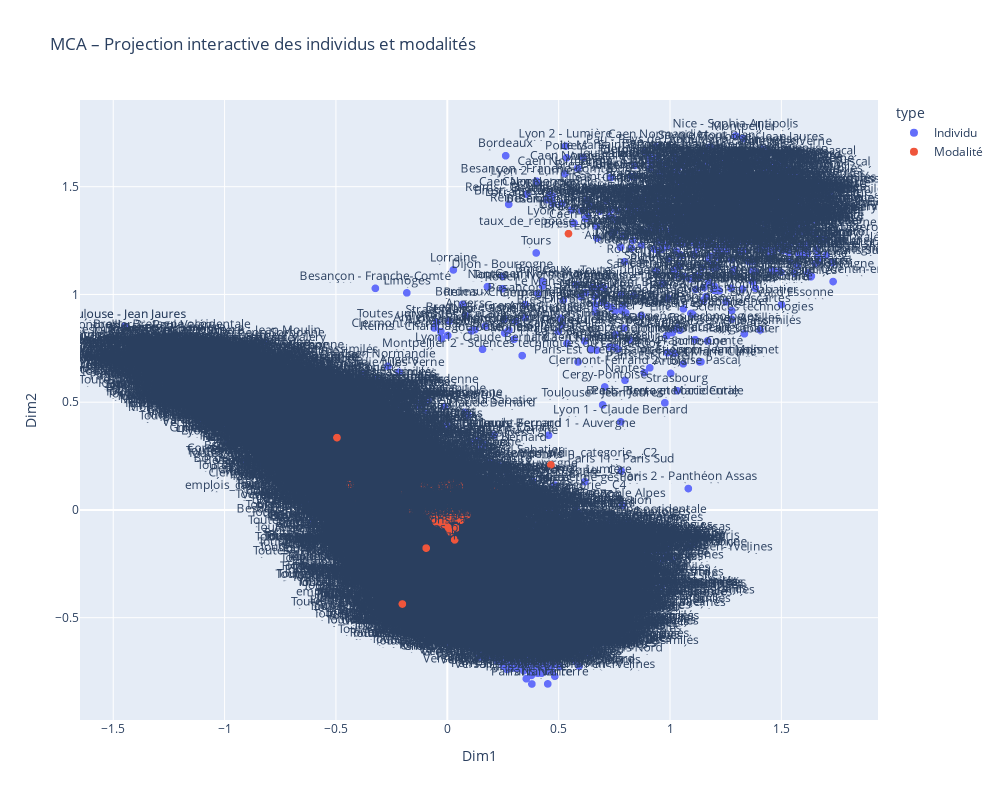

The cell this chart's notebook holds for it:
### Code cell
import plotly.express as px
import pandas as pd

# Coordonnées des individus
row_coords = mca.row_coordinates(df_selection).copy()
row_coords["type"] = "Individu"
row_coords["label"] = row_coords.index

# Coordonnées des modalités
col_coords = mca.column_coordinates(df_selection).copy()
col_coords["type"] = "Modalité"
col_coords["label"] = col_coords.index

# Fusion des deux pour un seul graphique
df_plot = pd.concat([row_coords, col_coords])

# Renommage des colonnes pour plotly
df_plot = df_plot.rename(columns={0: "Dim1", 1: "Dim2"})

# Visualisation interactive
fig = px.scatter(
    df_plot,
    x="Dim1",
    y="Dim2",
    color="type",
    text="label",
    title="MCA – Projection interactive des individus et modalités",
    width=1000,
    height=800
)

fig.update_traces(marker=dict(size=8), textposition='top center')
fig.update_layout(showlegend=True, hovermode='closest')
fig.show()

### Figure 1 — Plotly figure (JSON) as saved in the notebook; plotly's stock layout.template omitted (floating-point values rounded to 4 significant figures; data arrays with more than 128 entries replaced by an {"elided": "..."} marker saying what was removed)
{"data": [{"hovertemplate": "type=Individu<br>Dim1=%{x}<br>Dim2=%{y}<br>label=%{text}<extra></extra>", "legendgroup": "Individu", "marker": {"color": "#636efa", "size": 8, "symbol": "circle"}, "mode": "markers+text", "name": "Individu", "showlegend": true, "text": {"elided": "8374 str values"}, "textposition": "top center", "type": "scattergl", "x": {"elided": "8374 float values"}, "xaxis": "x", "y": {"elided": "8374 float values"}, "yaxis": "y"}, {"hovertemplate": "type=Modalité<br>Dim1=%{x}<br>Dim2=%{y}<br>label=%{text}<extra></extra>", "legendgroup": "Modalité", "marker": {"color": "#EF553B", "size": 8, "symbol": "circle"}, "mode": "markers+text", "name": "Modalité", "showlegend": true, "text": ["diplome__MASTER ENS", "diplome__MASTER LMD", "discipline__Autres formations juridiques, économiques et de gestion", "discipline__Autres sciences humaines et sociales", "discipline__Autres sciences, technologies et santé", "discipline__Droit", "discipline__Ensemble formations juridiques, économiques et de gestion", "discipline__Ensemble sciences humaines et sociales", "discipline__Ensemble sciences, technologies et santé", "discipline__Gestion", "discipline__Histoire-géographie", "discipline__Information communication", "discipline__Informatique", "discipline__Lettres, langues, arts", "discipline__Masters enseignement", "discipline__Masters enseignement : premier degré", "discipline__Masters enseignement : second degré, CPE...", "discipline__Psychologie", "discipline__Sciences de l'ingénieur", "discipline__Sciences de la vie et de la terre", "discipline__Sciences fondamentales", "discipline__Économie", "taux_de_chomage_regional_categorie__C1", "taux_de_chomage_regional_categorie__C10", "taux_de_chomage_regional_categorie__C2", "taux_de_chomage_regional_categorie__C3", "taux_de_chomage_regional_categorie__C4", "taux_de_chomage_regional_categorie__C5", "taux_de_chomage_regional_categorie__C6", "taux_de_chomage_regional_categorie__C7", "taux_de_chomage_regional_categorie__C8", "taux_de_chomage_regional_categorie__C9", "situation__18 mois après le diplôme", "situation__30 mois après le diplôme", "taux_de_reponse_categorie__C1", "taux_de_reponse_categorie__C10", "taux_de_reponse_categorie__C2", "taux_de_reponse_categorie__C3", "taux_de_reponse_categorie__C4", "taux_de_reponse_categorie__C5", "taux_de_reponse_categorie__C6", "taux_de_reponse_categorie__C7", "taux_de_reponse_categorie__C8", "taux_de_reponse_categorie__C9", "poids_de_la_discipline_categorie__C1", "poids_de_la_discipline_categorie__C10", "poids_de_la_discipline_categorie__C2", "poids_de_la_discipline_categorie__C3", "poids_de_la_discipline_categorie__C4", "poids_de_la_discipline_categorie__C5", "poids_de_la_discipline_categorie__C6", "poids_de_la_discipline_categorie__C7", "poids_de_la_discipline_categorie__C8", "poids_de_la_discipline_categorie__C9", "taux_dinsertion_categorie__C10", "taux_dinsertion_categorie__C2", "taux_dinsertion_categorie__C3", "taux_dinsertion_categorie__C4", "taux_dinsertion_categorie__C5", "taux_dinsertion_categorie__C6", "taux_dinsertion_categorie__C7", "taux_dinsertion_categorie__C8", "taux_dinsertion_categorie__C9", "emplois_cadre_ou_professions_intermediaires_categorie__C1", "emplois_cadre_ou_professions_intermediaires_categorie__C10", "emplois_cadre_ou_professions_intermediaires_categorie__C2", "emplois_cadre_ou_professions_intermediaires_categorie__C3", "emplois_cadre_ou_professions_intermediaires_categorie__C4", "emplois_cadre_ou_professions_intermediaires_categorie__C5", "emplois_cadre_ou_professions_intermediaires_categorie__C6", "emplois_cadre_ou_professions_intermediaires_categorie__C7", "emplois_cadre_ou_professions_intermediaires_categorie__C8", "emplois_cadre_ou_professions_intermediaires_categorie__C9", "emplois_stables_categorie__C1", "emplois_stables_categorie__C10", "emplois_stables_categorie__C2", "emplois_stables_categorie__C3", "emplois_stables_categorie__C4", "emplois_stables_categorie__C5", "emplois_stables_categorie__C6", "emplois_stables_categorie__C7", "emplois_stables_categorie__C8", "emplois_stables_categorie__C9", "emplois_a_temps_plein_categorie__C1", "emplois_a_temps_plein_categorie__C10", "emplois_a_temps_plein_categorie__C2", "emplois_a_temps_plein_categorie__C3", "emplois_a_temps_plein_categorie__C4", "emplois_a_temps_plein_categorie__C5", "emplois_a_temps_plein_categorie__C6", "emplois_a_temps_plein_categorie__C7", "emplois_a_temps_plein_categorie__C8", "emplois_a_temps_plein_categorie__C9", "salaire_brut_annuel_estime_categorie__C1", "salaire_brut_annuel_estime_categorie__C10", "salaire_brut_annuel_estime_categorie__C2", "salaire_brut_annuel_estime_categorie__C3", "salaire_brut_annuel_estime_categorie__C4", "salaire_brut_annuel_estime_categorie__C5", "salaire_brut_annuel_estime_categorie__C6", "salaire_brut_annuel_estime_categorie__C7", "salaire_brut_annuel_estime_categorie__C8", "salaire_brut_annuel_estime_categorie__C9"], "textposition": "top center", "type": "scattergl", "x": [-0.01968, 0.001882, 0.01517, -0.2014, -0.0726, -0.04911, 0.0202, 0.06378, -0.03063, 0.03593, -0.0815, 0.06095, 0.003107, -0.0003925, -0.008375, -0.2129, -0.09479, 0.05731, 0.05695, 0.02764, 0.04662, -0.0394, 0.09004, -0.4356, -0.01289, -0.04099, 0.01164, 0.00408, 0.02303, -0.1059, -0.1593, -0.4955, -0.01599, 0.01183, 0.5441, 0.2114, -0.02588, 0.0135, -0.05411, 0.00761, -0.0129, -0.02149, 0.03753, 0.02597, -0.09894, 0.002317, -0.01243, -0.004107, -0.03006, -0.0159, 0.06756, 0.02012, 0.03046, 0.008939, -0.001998, -0.1048, 0.0377, -0.02667, 0.04629, -0.04192, -0.009354, -0.02, 0.0402, -0.4096, 0.0475, 0.01784, -0.05606, 0.0378, -0.01705, 0.01549, -0.05335, 0.02168, 0.008414, 0.004516, 0.009695, -0.04723, 0.005508, -0.008434, -0.008069, 0.001659, -0.007729, -0.009192, 0.03788, -0.2017, -0.003555, 0.4652, 0.03306, 0.0399, -0.05185, 0.04678, 0.004639, -0.03372, 0.008825, -0.039, -0.07533, 0.02808, 0.04055, -0.01816, -0.03655, 0.03056, -0.01568, 0.01146, -0.06217], "xaxis": "x", "y": [-0.069, 0.006599, 0.09497, 0.06779, 0.094, -0.05797, -0.01179, -0.02525, -0.02182, 0.0125, -0.00669, -0.04702, -0.01349, 0.01145, -0.0683, 0.01541, -0.1771, -0.008984, 0.1124, -0.003768, 0.0446, 0.08779, -0.02111, 0.1193, -0.001486, 0.04627, -0.03958, -0.008138, 0.03467, 0.113, 0.002697, 0.3356, 0.02986, -0.02209, 1.282, 0.08794, 0.1129, -0.102, -0.05031, 0.004307, -0.0039, 0.02635, -0.009728, 0.02277, -0.0007851, -0.08064, 0.1175, 0.002968, -0.01592, -0.02134, -0.02697, -0.0395, 0.01141, -0.03287, 0.008752, 0.08204, 0.006014, 0.07849, 0.07581, 0.03737, -0.04412, 0.003556, -0.03669, 0.05748, -0.02872, 0.127, -0.03217, 0.05755, -0.01502, 0.003686, 0.01496, -0.0284, 0.006101, -0.01351, -0.005394, 0.07289, -0.02323, 0.02648, -0.04825, 0.02908, 0.003745, -0.001186, -0.01746, -0.4365, 0.02441, 0.2092, -0.139, -0.08318, -0.02876, -0.005997, 0.03205, -0.05264, 0.01474, -0.05537, 0.01556, 0.04289, -0.01405, -0.0002952, -0.02093, -0.004344, 0.02561, 0.02721, -0.03464], "yaxis": "y"}], "layout": {"height": 800, "hovermode": "closest", "legend": {"title": {"text": "type"}, "tracegroupgap": 0}, "showlegend": true, "title": {"text": "MCA – Projection interactive des individus et modalités"}, "width": 1000, "xaxis": {"anchor": "y", "domain": [0, 1], "title": {"text": "Dim1"}}, "yaxis": {"anchor": "x", "domain": [0, 1], "title": {"text": "Dim2"}}}}
